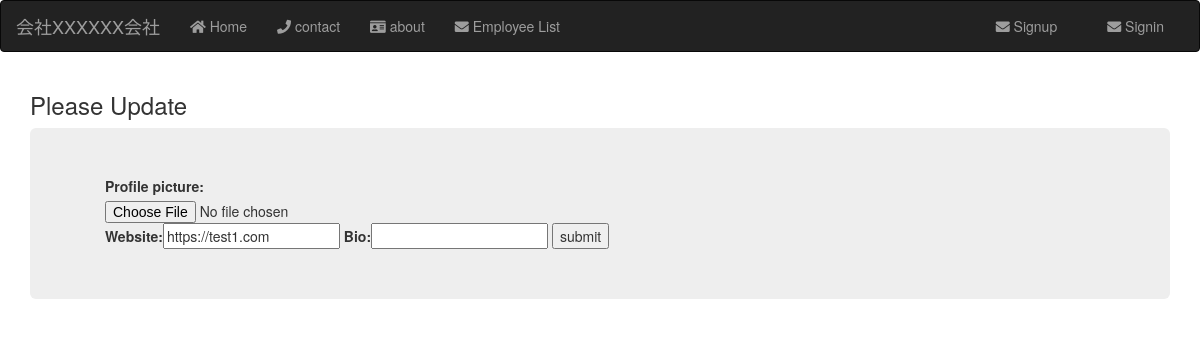
The page /updateprofile/2 on the database as committed earlier.
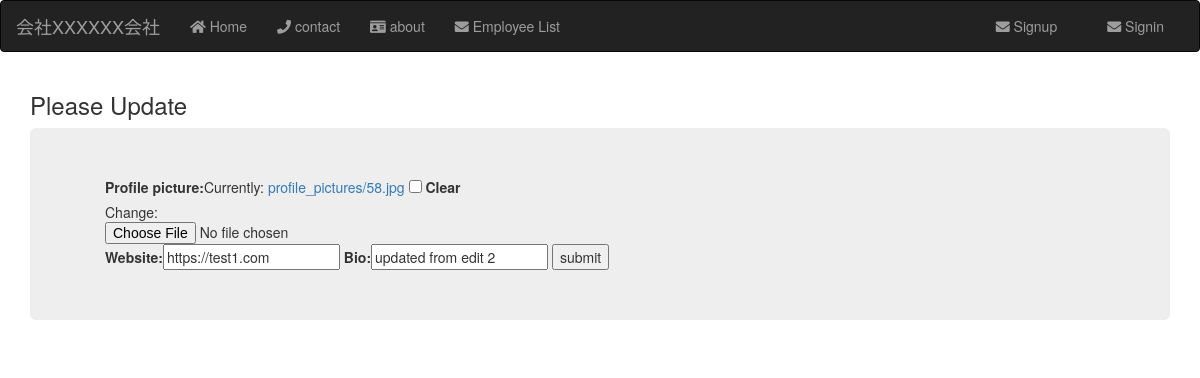
The same page on the database as committed later.
### registration/models.py (models this page shows, shortened)
class user_profile(models.Model):
    user = models.OneToOneField(User, on_delete=models.CASCADE)
    email = models.EmailField(blank = True)
    website = models.URLField(blank=True)
    profile_picture = models.ImageField(upload_to='profile_pictures' , blank = True )
    bio = models.CharField(blank=True, max_length=300)

### homepage/views.py (the view)
# urls.py: path('updateprofile/<int:pk>', updateprofile.as_view(), name='updateprofile'),
class updateprofile(UpdateView):
    model = user_profile
    form_class = userprofile_updateForm

### homepage/forms.py
class userprofile_updateForm(forms.ModelForm):
    class Meta:
        model = user_profile
        fields = ("profile_picture","website","bio")

### templates/registration/user_profile_form.html (shortened to what this page needs)
<!DOCTYPE html>
{% extends "base.html" %}
{% load static %}
{% load bootstrap_tags %}
{% block body %}
        <h3>Please Update</h3>
            <div class="jumbotron">
                <form enctype="multipart/form-data" method="POST">
                    <div class="container sign-form">
                        {{ form |as_bootstrap  }}
                        <input type="submit" class = “btn btn-default” name="submit" value="submit">
                    </div>
                </form>
            </div>
        </div>
{% endblock %}

### templates/base.html (shortened to what this page needs)
<!DOCTYPE html>
{% load static %}
<html lang="en">
<head>
    <link rel="stylesheet" href="https://maxcdn.bootstrapcdn.com/bootstrap/3.3.7/css/bootstrap.min.css">
    <link rel="stylesheet" href="https://use.fontawesome.com/releases/v5.7.0/css/all.css">
    <link rel="stylesheet" href="{% static 'css/base.css' %}">
</head>
<body>
    <nav class="navbar navbar-inverse ">
        <div class="container-fluid">
            <div class="navbar-header">
                <a class="navbar-brand" href="/">会社XXXXXX会社</a>
            </div>
            <ul class="nav navbar-nav">
                <li> <a href="/"> <i class="fa fa-home" aria-hidden="true"> </i>  Home</a> </li>
                <li><a href=" {% url 'homepage:contact' %}"> <i class="fa fa-phone" aria-hidden="true"></i></i> contact</a></li>
                <li><a href="{% url 'homepage:about' %}"> <i class="fa fa-id-card" aria-hidden="true"></i> about</a></li>
                <li><a href="{% url 'homepage:emplist' %}"> <i class="fa fa-envelope" aria-hidden="true"></i> Employee List </a></li>
            </ul>
            {% if user.is_authenticated %}
            <ul class = "nav navbar-nav navbar-right">
                <li><a href=" {% url 'homepage:profile' %}"> <i class="fa fa-envelope" aria-hidden="true"></i> Welcome {{user.username}} </a></li>
                <li style="padding-right: 20px;"><a href="{% url 'registration:signout' %}"> <i class="fa fa-envelope" aria-hidden="true"></i> signout </a></li>
            {% else %}
                <ul class = "nav navbar-nav navbar-right">
                    <li style="padding-right: 20px;"><a href="{% url 'registration:signup' %}"> <i class="fa fa-envelope" aria-hidden="true"></i> Signup</a></li>
                    <li style="padding-right: 20px;"><a href="{% url 'registration:signin' %}"> <i class="fa fa-envelope" aria-hidden="true"></i> Signin</a></li>
            {% endif %}
        </div>
    </nav>
    <div class="container">
        {% block body %}
        {% endblock %}
</body>
</html>

Rows that differ between the two databases and show on the page:
changed user_profile "https://test1.com": bio (not shown) → "updated from edit 2"
Other text that changed with them:
form field form: (not shown) → "☐"
text no longer shown: "Profile picture: Website: Bio:"
text now shown: "Profile picture: Currently: profile_pictures/58.jpg Clear Change: Website: Bio:"
